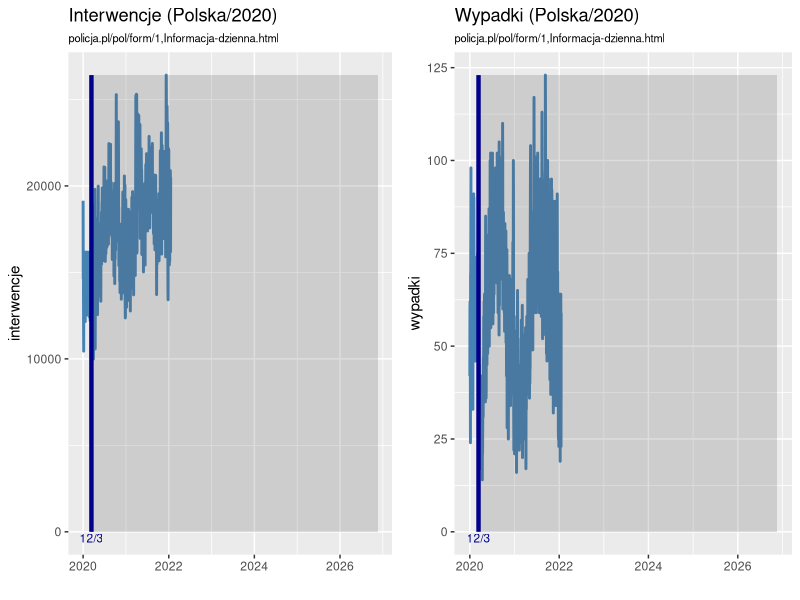
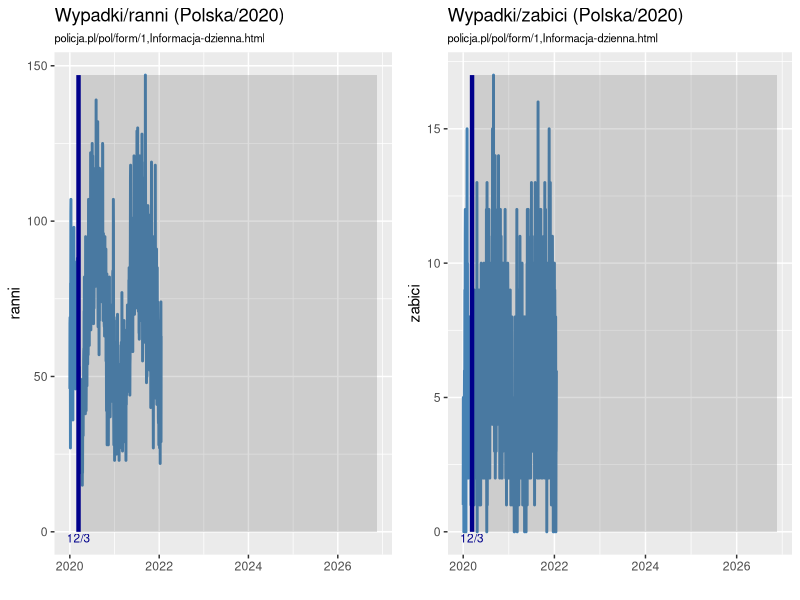
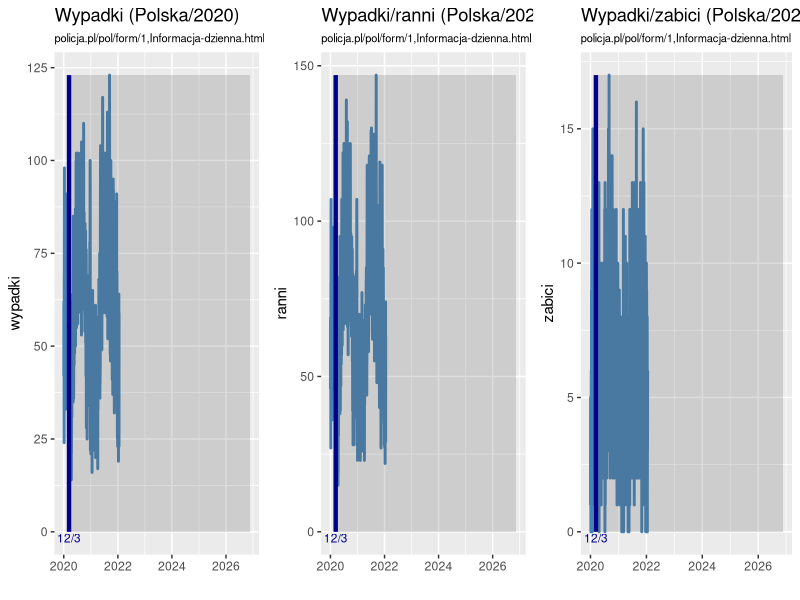
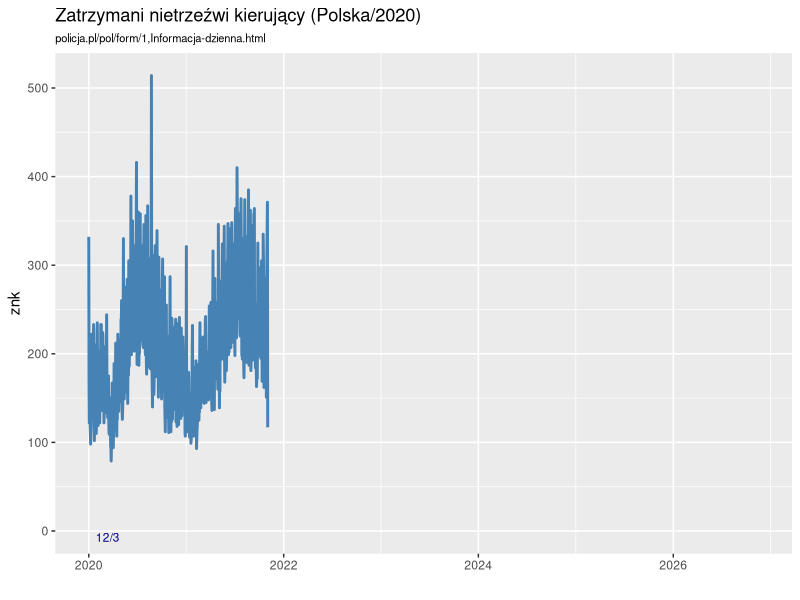

R code for these plots, in order:
library("dplyr")
library("ggplot2")
library("ggpubr")
##
today <- Sys.Date()
lastDay <- format(today, "%Y-%m-%d")

d <- read.csv("pp.csv", sep = ';',  header=T, na.string="NA");

d <- d %>% filter(as.Date(data) > "2019-12-31") %>% as.data.frame

## data;interwencje;zgu;zp;znk;wypadki;zabici;ranni
##
maxY <- max (d$zabici)
pz <- ggplot(d, aes(x= as.Date(data), y=zabici)) + 
 geom_line(color="steelblue", size=1) +
 xlab(label="") +
 theme(plot.subtitle=element_text(size=8, hjust=0, color="black")) +
  annotate("rect", xmin = as.Date("2020-03-12"), xmax = as.Date(lastDay), ymin = 0, ymax = maxY, alpha = .2) +
  annotate("rect", xmin = as.Date("2020-03-12"), xmax = as.Date("2020-03-12"), ymin = 0, ymax = maxY, color = "darkblue", size=1.5) +
  annotate("text", x = as.Date("2020-03-12"), y=0, label = "12/3", vjust = 1.2, size=3, color="darkblue") +
 ggtitle("Wypadki/zabici (Polska/2020)", subtitle="policja.pl/pol/form/1,Informacja-dzienna.html") 

maxY <- max (d$wypadki)
pw <- ggplot(d, aes(x= as.Date(data), y=wypadki)) + 
 geom_line(color="steelblue", size=1) +
 xlab(label="") +
 theme(plot.subtitle=element_text(size=8, hjust=0, color="black")) +
  annotate("rect", xmin = as.Date("2020-03-12"), xmax = as.Date(lastDay), ymin = 0, ymax = maxY, alpha = .2) +
  annotate("rect", xmin = as.Date("2020-03-12"), xmax = as.Date("2020-03-12"), ymin = 0, ymax = maxY, color = "darkblue", size=1.5) +
  annotate("text", x = as.Date("2020-03-12"), y=0, label = "12/3", vjust = 1.2, size=3, color="darkblue") +
 ggtitle("Wypadki (Polska/2020)", subtitle="policja.pl/pol/form/1,Informacja-dzienna.html") 

maxY <- max (d$ranni)
pr <- ggplot(d, aes(x= as.Date(data), y=ranni)) + 
 geom_line(color="steelblue", size=1) +
 xlab(label="") +
 theme(plot.subtitle=element_text(size=8, hjust=0, color="black")) +
  annotate("rect", xmin = as.Date("2020-03-12"), xmax = as.Date(lastDay), ymin = 0, ymax = maxY, alpha = .2) +
  annotate("rect", xmin = as.Date("2020-03-12"), xmax = as.Date("2020-03-12"), ymin = 0, ymax = maxY, color = "darkblue", size=1.5) +
  annotate("text", x = as.Date("2020-03-12"), y=0, label = "12/3", vjust = 1.2, size=3, color="darkblue") +
 ggtitle("Wypadki/ranni (Polska/2020)", subtitle="policja.pl/pol/form/1,Informacja-dzienna.html") 

maxY <- max (d$interwencje)
pi <- ggplot(d, aes(x= as.Date(data), y=interwencje)) + 
 geom_line(color="steelblue", size=1) +
 xlab(label="") +
 theme(plot.subtitle=element_text(size=8, hjust=0, color="black")) +
  annotate("rect", xmin = as.Date("2020-03-12"), xmax = as.Date(lastDay), ymin = 0, ymax = maxY, alpha = .2) +
  annotate("rect", xmin = as.Date("2020-03-12"), xmax = as.Date("2020-03-12"), ymin = 0, ymax = maxY, color = "darkblue", size=1.5) +
  annotate("text", x = as.Date("2020-03-12"), y=0, label = "12/3", vjust = 1.2, size=3, color="darkblue") +
 ggtitle("Interwencje (Polska/2020)", subtitle="policja.pl/pol/form/1,Informacja-dzienna.html") 

maxY <- max (d$znk)
pznk <- ggplot(d, aes(x= as.Date(data), y=znk)) + 
 geom_line(color="steelblue", size=1) +
 xlab(label="") +
 theme(plot.subtitle=element_text(size=8, hjust=0, color="black")) +
  annotate("rect", xmin = as.Date("2020-03-12"), xmax = as.Date(lastDay), ymin = 0, ymax = maxY, alpha = .2) +
  ##
  annotate("rect", xmin = as.Date("2020-03-12"), xmax = as.Date("2020-03-12"), ymin = 0, ymax = maxY, color = "darkblue", size=1.5) +
  ## niedziele i święta
  #annotate("rect", xmin = as.Date("2020-01-01"), xmax = as.Date("2020-01-01"), ymin = 0, ymax = maxY, color = "red", size=.5) +
  #annotate("rect", xmin = as.Date("2020-01-06"), xmax = as.Date("2020-01-06"), ymin = 0, ymax = maxY, color = "red", size=.5) +
  #annotate("rect", xmin = as.Date("2020-03-22"), xmax = as.Date("2020-03-22"), ymin = 0, ymax = maxY, color = "red", size=.2) +
  #annotate("rect", xmin = as.Date("2020-03-15"), xmax = as.Date("2020-03-15"), ymin = 0, ymax = maxY, color = "red", size=.2) +
  #annotate("rect", xmin = as.Date("2020-03-08"), xmax = as.Date("2020-03-08"), ymin = 0, ymax = maxY, color = "red", size=.2) +
  #annotate("rect", xmin = as.Date("2020-03-01"), xmax = as.Date("2020-03-01"), ymin = 0, ymax = maxY, color = "red", size=.2) +
  #annotate("rect", xmin = as.Date("2020-02-23"), xmax = as.Date("2020-02-23"), ymin = 0, ymax = maxY, color = "red", size=.2) +
  #annotate("rect", xmin = as.Date("2020-02-16"), xmax = as.Date("2020-02-16"), ymin = 0, ymax = maxY, color = "red", size=.2) +
  #annotate("rect", xmin = as.Date("2020-02-09"), xmax = as.Date("2020-02-09"), ymin = 0, ymax = maxY, color = "red", size=.2) +
  #annotate("rect", xmin = as.Date("2020-02-02"), xmax = as.Date("2020-02-02"), ymin = 0, ymax = maxY, color = "red", size=.2) +
  #annotate("rect", xmin = as.Date("2020-01-26"), xmax = as.Date("2020-01-26"), ymin = 0, ymax = maxY, color = "red", size=.2) +
  #annotate("rect", xmin = as.Date("2020-01-19"), xmax = as.Date("2020-01-19"), ymin = 0, ymax = maxY, color = "red", size=.2) +
  #annotate("rect", xmin = as.Date("2020-01-12"), xmax = as.Date("2020-01-12"), ymin = 0, ymax = maxY, color = "red", size=.2) +
  #annotate("rect", xmin = as.Date("2020-01-05"), xmax = as.Date("2020-01-05"), ymin = 0, ymax = maxY, color = "red", size=.2) +
  ##
  annotate("text", x = as.Date("2020-03-12"), y=0, label = "12/3", vjust = 1.2, size=3, color="darkblue") +
 ggtitle("Zatrzymani nietrzeźwi kierujący (Polska/2020)", subtitle="policja.pl/pol/form/1,Informacja-dzienna.html") 

p1 <- ggarrange(pi,pw, ncol=2, nrow=1)
p2 <- ggarrange(pr,pz, ncol=2, nrow=1)
p3 <- ggarrange(pw, pr,pz, ncol=3, nrow=1)
ggsave(plot=p1, "PP_1.png", width=15)
ggsave(plot=p2, "PP_2.png", width=15)
ggsave(plot=p3, "PP_w.png", width=15)

ggsave(plot=pznk, "PP_pznk.png")
